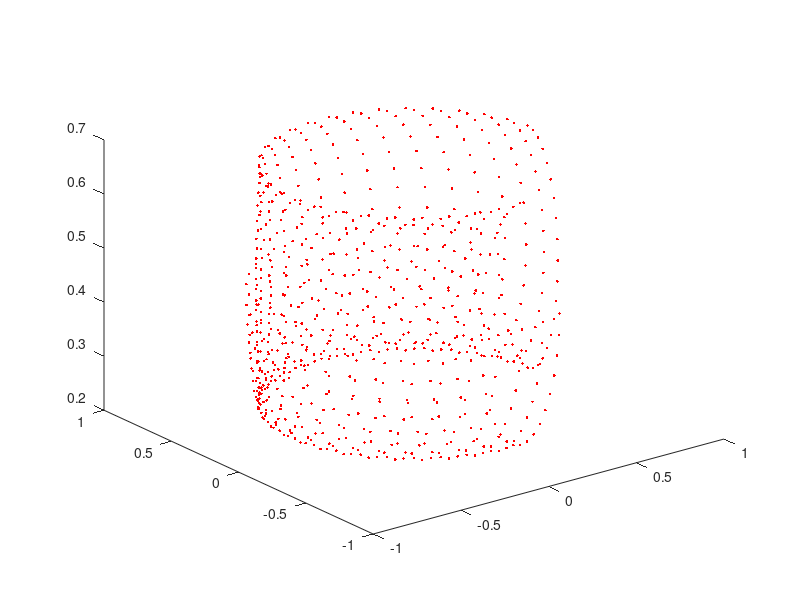

MATLAB code for this plot:
clc;
clear;
close all;
% D-H Parameters
a1 = 0        ; d1 = 0.46; alpha1 = 0  ; theta1 = 0;
a2 = -0.06821 ; d2 = 0   ; alpha2 = -pi/2      ; theta2 = 0;
a3 = 0.224    ; d3 = 0   ; alpha3 = 0  ; theta3 = 0;
a4 = 0    ; d4 = 0.7 ; alpha4 = -pi/2   ; theta4 = 0;


% Axis Properties
%points
X=[0 0 0.22 0.22 0.22];
Z=[0 0.22 0.22+0.24 0.22+0.24+0.67 0.22+0.24+0.67+0.70];

% Iteration of th2,th3 within maximum and minimum limits
% for theta1_0=  -180:50:180
for theta2_0 = -90:10:180
for theta3_0 = -90:10:180
% theta1=theta1_0*pi/180;
theta2=theta2_0*pi/180;
theta3=theta3_0*pi/180;
A01 = [cos(theta1), -cos(alpha1)*sin(theta1), sin(alpha1)*sin(theta1),a1*cos(theta1);
       sin(theta1), cos(alpha1)*cos(theta1), -sin(alpha1)*cos(theta1),a1*sin(theta1);
       0, sin(alpha1), cos(alpha1),d1;
       0, 0, 0, 1 ];
A12 = [cos(theta2), -cos(alpha2)*sin(theta2), sin(alpha2)*sin(theta2),a2*cos(theta2);
       sin(theta2), cos(alpha2)*cos(theta2), -sin(alpha2)*cos(theta2), a2*sin(theta2);
       0, sin(alpha2), cos(alpha2),d2;
       0, 0, 0, 1 ];
A23 = [cos(theta3), -cos(alpha3)*sin(theta3), sin(alpha3)*sin(theta3),a3*cos(theta3);
       sin(theta3), cos(alpha3)*cos(theta3), -sin(alpha3)*cos(theta3),a3*sin(theta3);
       0, sin(alpha3), cos(alpha3),d3;
       0, 0, 0, 1 ];
A34 = [cos(theta4), -cos(alpha4)*sin(theta4), sin(alpha4)*sin(theta4),a4*cos(theta4);
       sin(theta4), cos(alpha4)*cos(theta4), -sin(alpha4)*cos(theta4), a4*sin(theta4);
       0, sin(alpha4), cos(alpha4),d4;
       0, 0, 0, 1 ];

A06 = A01*A12*A23*A34;
Envelope_1 = plot3(A06(1,4),A06(2,4) ,A06(3,4),'r.')
hold 'all'

end
end
